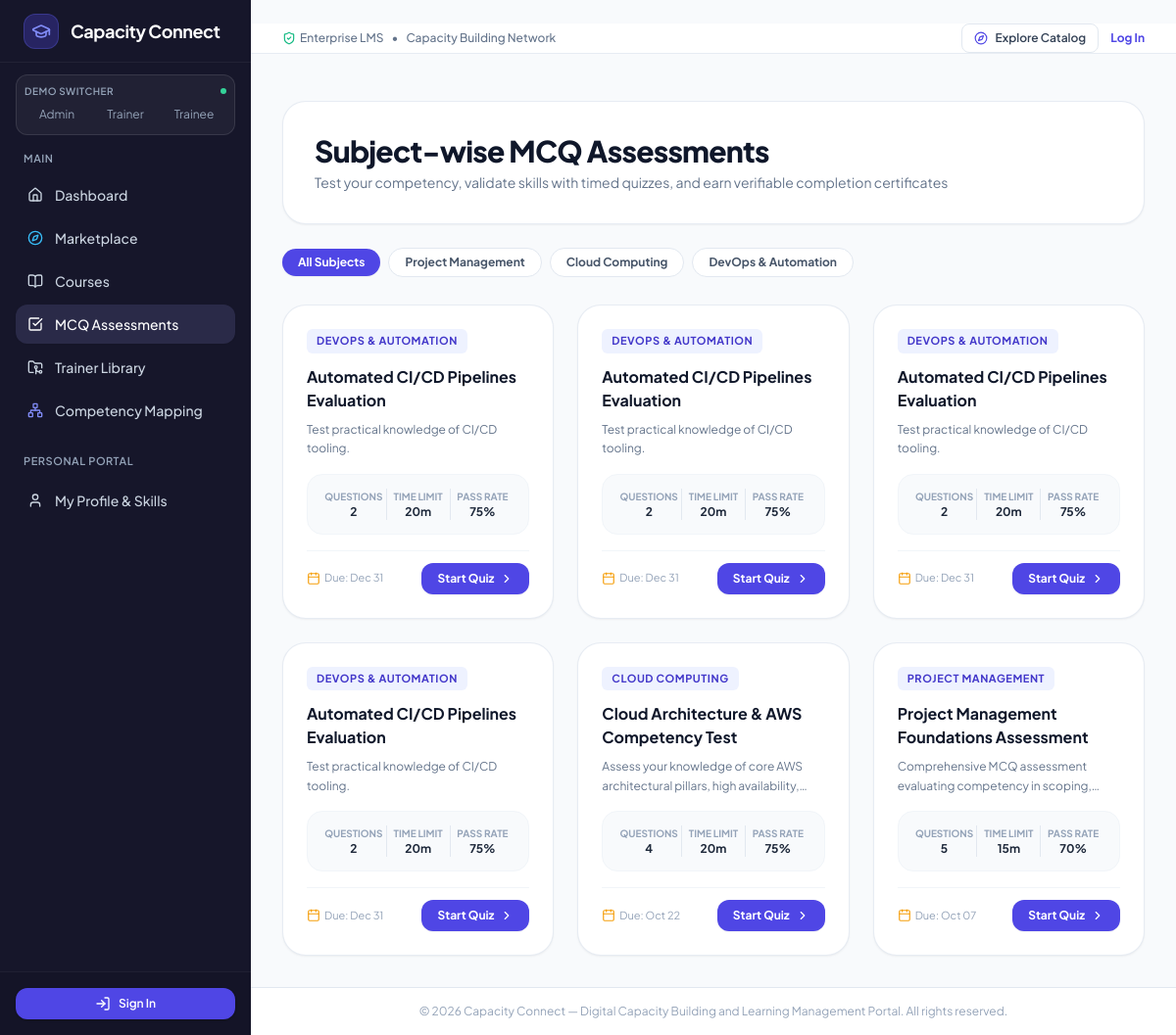
The page /assessments on the database its author committed.
### models.py (models this page shows)
class Assessment(db.Model):
    __tablename__ = 'assessments'
    id = db.Column(db.Integer, primary_key=True)
    title = db.Column(db.String(200), nullable=False)
    subject = db.Column(db.String(100), nullable=False)
    description = db.Column(db.Text, default='')
    course_id = db.Column(db.Integer, db.ForeignKey('courses.id'), nullable=True)
    trainer_id = db.Column(db.Integer, db.ForeignKey('users.id'), nullable=False)
    time_limit_minutes = db.Column(db.Integer, default=15)
    passing_score = db.Column(db.Integer, default=70)  # percentage
    deadline = db.Column(db.DateTime, nullable=True)
    is_active = db.Column(db.Boolean, default=True)
    created_at = db.Column(db.DateTime, default=utcnow)
    questions = db.relationship('Question', backref='assessment', lazy='dynamic', cascade="all, delete-orphan")
    submissions = db.relationship('Submission', backref='assessment', lazy='dynamic', cascade="all, delete-orphan")
    trainer = db.relationship('User', foreign_keys=[trainer_id], backref='created_assessments')
    @property
    def question_count(self):
        return self.questions.count()

### routes/assessments.py (the view)
@assessments_bp.route('')
def list_assessments():
    subject = request.args.get('subject', '').strip()
    query = Assessment.query.filter_by(is_active=True)
    if subject:
        query = query.filter_by(subject=subject)
    all_assessments = query.order_by(Assessment.created_at.desc()).all()
    subjects = db.session.query(Assessment.subject).distinct().all()
    subjects = [s[0] for s in subjects if s[0]]
    user_id = session.get('user_id')
    user_submissions = {}
    if user_id:
        subs = Submission.query.filter_by(user_id=user_id).all()
        for s in subs:
            if s.assessment_id not in user_submissions or s.score > user_submissions[s.assessment_id].score:
                user_submissions[s.assessment_id] = s
    return render_template('assessments/list.html',
                           assessments=all_assessments,
                           subjects=subjects,
                           selected_sub=subject,
                           user_submissions=user_submissions)

### templates/assessments/list.html (shortened to what this page needs)
﻿{% extends "base.html" %}
{% block content %}
<div class="max-w-7xl mx-auto space-y-6">
  <div class="bg-white rounded-3xl p-6 md:p-8 border border-slate-200/80 shadow-sm flex flex-col md:flex-row items-start md:items-center justify-between gap-4">
    <div>
      <h1 class="text-2xl md:text-3xl font-extrabold text-slate-900 tracking-tight">Subject-wise MCQ Assessments</h1>
      <p class="text-xs md:text-sm text-slate-500 mt-1">Test your competency, validate skills with timed quizzes, and earn verifiable completion certificates</p>
    </div>
  </div>
  <div class="flex items-center gap-2 overflow-x-auto pb-1 custom-scrollbar">
    <a href="{{ url_for('assessments.list_assessments') }}" class="px-4 py-1.5 rounded-full text-xs font-bold whitespace-nowrap transition {% if not selected_sub %}bg-indigo-600 text-white shadow-sm{% else %}bg-white border border-slate-200 text-slate-600 hover:bg-slate-50{% endif %}">
      All Subjects
    </a>
    {% for sub in subjects %}
      <a href="{{ url_for('assessments.list_assessments', subject=sub) }}" class="px-4 py-1.5 rounded-full text-xs font-bold whitespace-nowrap transition {% if selected_sub == sub %}bg-indigo-600 text-white shadow-sm{% else %}bg-white border border-slate-200 text-slate-600 hover:bg-slate-50{% endif %}">
        {{ sub }}
      </a>
    {% endfor %}
  </div>
  <div class="grid grid-cols-1 md:grid-cols-2 lg:grid-cols-3 gap-6">
    {% for asm in assessments %}
      <div class="bg-white rounded-3xl p-6 border border-slate-200/80 shadow-sm hover:border-indigo-200 hover:shadow-md transition flex flex-col">
        <div class="flex items-center justify-between gap-2 mb-3">
          <span class="text-[11px] font-bold uppercase tracking-wider px-2.5 py-1 rounded-md bg-indigo-50 text-indigo-700">
            {{ asm.subject }}
          </span>
        </div>
        <h3 class="font-bold text-slate-900 text-base mb-2">{{ asm.title }}</h3>
        <p class="text-xs text-slate-500 leading-relaxed line-clamp-2 mb-4 flex-1">
          {{ asm.description or 'Evaluates foundational and applied concepts for this subject area.' }}
        </p>
        <div class="bg-slate-50 rounded-2xl p-3.5 border border-slate-100 mb-4 grid grid-cols-3 text-center text-xs">
          <div>
            <span class="text-slate-400 block text-[10px] uppercase font-bold">Questions</span>
            <span class="font-bold text-slate-800">{{ asm.question_count }}</span>
          </div>
          <div class="border-x border-slate-200">
            <span class="text-slate-400 block text-[10px] uppercase font-bold">Time Limit</span>
            <span class="font-bold text-slate-800">{{ asm.time_limit_minutes }}m</span>
          </div>
          <div>
            <span class="text-slate-400 block text-[10px] uppercase font-bold">Pass Rate</span>
            <span class="font-bold text-slate-800">{{ asm.passing_score }}%</span>
          </div>
        </div>
        <div class="pt-3 border-t border-slate-100 flex items-center justify-between mt-auto">
          {% if asm.deadline %}
            <span class="text-[11px] text-slate-400 flex items-center gap-1">
              <i data-lucide="calendar" class="w-3.5 h-3.5 text-amber-500"></i>
              Due: {{ asm.deadline.strftime('%b %d') }}
            </span>
          {% else %}
            <span class="text-[11px] text-slate-400">Self-Paced</span>
          {% endif %}
          <a href="{{ url_for('assessments.take_assessment', assessment_id=asm.id) }}" class="px-4 py-2 bg-indigo-600 hover:bg-indigo-700 text-white font-bold rounded-xl text-xs shadow-sm transition flex items-center gap-1.5">
            <span>{% if asm.id in user_submissions %}Retake Quiz{% else %}Start Quiz{% endif %}</span>
            <i data-lucide="chevron-right" class="w-3.5 h-3.5"></i>
          </a>
        </div>
      </div>
    {% endfor %}
  </div>
</div>
{% endblock %}

### templates/base.html (shortened to what this page needs)
<!DOCTYPE html>
<html lang="en" class="h-full bg-slate-50">
<head>
  <script src="https://cdn.tailwindcss.com"></script>
</head>
<body class="h-full flex flex-col antialiased text-slate-800">
  <div class="min-h-full flex">
    <aside id="sidebar" class="w-64 bg-[#16162a] text-slate-300 flex flex-col fixed inset-y-0 z-50 transition-transform duration-300 -translate-x-full md:translate-x-0">
      <div class="h-16 flex items-center gap-3 px-6 border-b border-white/5">
        <div class="w-9 h-9 rounded-xl bg-indigo-600/30 flex items-center justify-center text-indigo-400 border border-indigo-500/30">
          <i data-lucide="graduation-cap" class="w-5 h-5"></i>
        </div>
        <a href="{{ url_for('home') }}" class="font-bold text-lg text-white tracking-tight flex items-center gap-1.5">
          <span>Capacity Connect</span>
        </a>
      </div>
      <div class="mx-4 mt-3 p-2 rounded-xl bg-white/5 border border-white/10 text-xs text-slate-300">
        <div class="text-[10px] uppercase tracking-wider font-semibold text-slate-400 mb-1 flex items-center justify-between">
          <span>Demo Switcher</span>
          <span class="w-1.5 h-1.5 rounded-full bg-emerald-400 animate-pulse"></span>
        </div>
        <div class="grid grid-cols-3 gap-1">
          <a href="{{ url_for('auth.quick_login', role='admin') }}" class="px-1.5 py-1 text-center rounded {% if current_user and current_user.role == 'admin' %}bg-indigo-600 text-white font-semibold{% else %}hover:bg-white/10 text-slate-400{% endif %}">Admin</a>
          <a href="{{ url_for('auth.quick_login', role='trainer') }}" class="px-1.5 py-1 text-center rounded {% if current_user and current_user.role == 'trainer' %}bg-indigo-600 text-white font-semibold{% else %}hover:bg-white/10 text-slate-400{% endif %}">Trainer</a>
          <a href="{{ url_for('auth.quick_login', role='trainee') }}" class="px-1.5 py-1 text-center rounded {% if current_user and current_user.role == 'trainee' %}bg-indigo-600 text-white font-semibold{% else %}hover:bg-white/10 text-slate-400{% endif %}">Trainee</a>
        </div>
      </div>
      <div class="flex-1 overflow-y-auto px-4 py-4 space-y-1 custom-scrollbar">
        <div class="px-2 mb-2 text-[11px] font-semibold uppercase tracking-wider text-slate-400">Main</div>
        <a href="{{ url_for('home') }}" class="flex items-center gap-3 px-3 py-2.5 rounded-xl text-sm font-medium transition-colors {% if request.endpoint in ['home', 'dashboard'] %}bg-[#2a2a48] text-white shadow-sm{% else %}hover:bg-white/5 hover:text-white text-slate-300{% endif %}">
          <i data-lucide="home" class="w-4 h-4"></i>
          <span>Dashboard</span>
        </a>
        <a href="{{ url_for('landing') }}" class="flex items-center gap-3 px-3 py-2.5 rounded-xl text-sm font-medium transition-colors hover:bg-white/5 hover:text-white text-slate-300">
          <i data-lucide="compass" class="w-4 h-4 text-sky-400"></i>
          <span>Marketplace</span>
        </a>
        <a href="{{ url_for('courses.list_courses') }}" class="flex items-center gap-3 px-3 py-2.5 rounded-xl text-sm font-medium transition-colors {% if request.endpoint and request.endpoint.startswith('courses.') %}bg-[#2a2a48] text-white shadow-sm{% else %}hover:bg-white/5 hover:text-white text-slate-300{% endif %}">
          <i data-lucide="book-open" class="w-4 h-4"></i>
          <span>Courses</span>
        </a>
        <a href="{{ url_for('assessments.list_assessments') }}" class="flex items-center gap-3 px-3 py-2.5 rounded-xl text-sm font-medium transition-colors {% if request.endpoint and request.endpoint.startswith('assessments.') %}bg-[#2a2a48] text-white shadow-sm{% else %}hover:bg-white/5 hover:text-white text-slate-300{% endif %}">
          <i data-lucide="check-square" class="w-4 h-4"></i>
          <span>MCQ Assessments</span>
        </a>
        <a href="{{ url_for('library.index') }}" class="flex items-center gap-3 px-3 py-2.5 rounded-xl text-sm font-medium transition-colors {% if request.endpoint and request.endpoint.startswith('library.') %}bg-[#2a2a48] text-white shadow-sm{% else %}hover:bg-white/5 hover:text-white text-slate-300{% endif %}">
          <i data-lucide="folder-git-2" class="w-4 h-4"></i>
          <span>Trainer Library</span>
        </a>
        <a href="{{ url_for('competency.matrix') }}" class="flex items-center gap-3 px-3 py-2.5 rounded-xl text-sm font-medium transition-colors {% if request.endpoint and request.endpoint.startswith('competency.') %}bg-[#2a2a48] text-white shadow-sm{% else %}hover:bg-white/5 hover:text-white text-slate-300{% endif %}">
          <i data-lucide="network" class="w-4 h-4 text-indigo-400"></i>
          <span>Competency Mapping</span>
        </a>
        <div class="pt-5 pb-2 px-2 text-[11px] font-semibold uppercase tracking-wider text-slate-400">
          {% if current_user and current_user.is_admin %}
            Admin Console
          {% elif current_user and current_user.is_trainer %}
            Trainer Console
          {% else %}
            Personal Portal
          {% endif %}
        </div>
        <a href="{{ url_for('profile.view_profile') }}" class="flex items-center gap-3 px-3 py-2.5 rounded-xl text-sm font-medium transition-colors {% if request.endpoint == 'profile.view_profile' %}bg-[#2a2a48] text-white shadow-sm{% else %}hover:bg-white/5 hover:text-white text-slate-300{% endif %}">
          <i data-lucide="user" class="w-4 h-4"></i>
          <span>My Profile & Skills</span>
        </a>
      </div>
      <div class="p-4 border-t border-white/5 bg-[#121224]/50">
        {% if current_user %}
          <div class="flex items-center gap-3 mb-3">
            <div class="w-10 h-10 rounded-full bg-indigo-900/60 border border-indigo-500/30 text-white font-bold flex items-center justify-center text-sm shadow-inner">
              {{ current_user.initials }}
            </div>
            <div class="flex-1 min-w-0">
              <div class="text-sm font-semibold text-white truncate">{{ current_user.name }}</div>
              <div class="text-xs text-slate-400 capitalize flex items-center gap-1.5">
                <span class="w-1.5 h-1.5 rounded-full {% if current_user.is_admin %}bg-purple-400{% elif current_user.is_trainer %}bg-amber-400{% else %}bg-emerald-400{% endif %}"></span>
                {{ current_user.role }}
              </div>
            </div>
          </div>
          <a href="{{ url_for('auth.logout') }}" class="flex items-center gap-2 text-xs text-slate-400 hover:text-rose-400 font-medium transition-colors px-1 py-1">
            <i data-lucide="log-out" class="w-4 h-4"></i>
            <span>Sign out</span>
          </a>
        {% else %}
          <a href="{{ url_for('auth.login') }}" class="w-full flex items-center justify-center gap-2 py-2 px-3 rounded-xl bg-indigo-600 hover:bg-indigo-700 text-white text-xs font-semibold shadow">
            <i data-lucide="log-in" class="w-4 h-4"></i>
            <span>Sign In</span>
          </a>
        {% endif %}
      </div>
    </aside>
    <div class="flex-1 flex flex-col md:pl-64 min-w-0">
      <header class="h-16 bg-white border-b border-slate-200/80 flex items-center justify-between px-4 md:px-8 sticky top-0 z-30">
        <div class="flex items-center gap-3">
          <div class="hidden sm:flex items-center gap-2 text-xs font-medium text-slate-500">
            <span class="flex items-center gap-1"><i data-lucide="shield-check" class="w-3.5 h-3.5 text-emerald-500"></i> Enterprise LMS</span>
            <span>&bull;</span>
            <span>Capacity Building Network</span>
          </div>
        </div>
        <div class="flex items-center gap-3">
          <a href="{{ url_for('courses.list_courses') }}" class="hidden sm:inline-flex items-center gap-2 text-xs font-semibold px-3 py-1.5 rounded-lg border border-slate-200 text-slate-700 hover:bg-slate-50 transition">
            <i data-lucide="compass" class="w-3.5 h-3.5 text-indigo-600"></i>
            <span>Explore Catalog</span>
          </a>
          {% if current_user %}
            <div class="flex items-center gap-2 pl-2 border-l border-slate-200">
              <span class="text-xs font-medium text-slate-600 hidden sm:inline">Signed in as <strong class="text-slate-900">{{ current_user.name }}</strong></span>
              <span class="text-[11px] font-semibold uppercase px-2 py-0.5 rounded-full {% if current_user.is_admin %}bg-purple-100 text-purple-700{% elif current_user.is_trainer %}bg-amber-100 text-amber-700{% else %}bg-emerald-100 text-emerald-700{% endif %}">
                {{ current_user.role }}
              </span>
            </div>
          {% else %}
            <a href="{{ url_for('auth.login') }}" class="text-xs font-bold text-indigo-600 hover:text-indigo-700">Log In</a>
          {% endif %}
        </div>
      </header>
      <div class="px-4 md:px-8 pt-4">
      </div>
      <main class="flex-1 p-4 md:p-8">
        {% block content %}{% endblock %}
      </main>
      <footer class="bg-white border-t border-slate-200 py-4 px-6 text-center text-xs text-slate-400">
        &copy; 2026 Capacity Connect &mdash; Digital Capacity Building and Learning Management Portal. All rights reserved.
      </footer>
    </div>
  </div>
</body>
</html>

### templates/base.html (style rules this page uses)
body { font-family: 'Plus Jakarta Sans', sans-serif; }

### rows shown on the page
Assessment: subject "DEVOPS & AUTOMATION", title "Automated CI/CD Pipelines Evaluation", description "Test practical knowledge of CI/CD tooling.", question_count "2", time_limit_minutes "20", passing_score "75", deadline "Dec 31", shows "Start Quiz"
Assessment: subject "DEVOPS & AUTOMATION", title "Automated CI/CD Pipelines Evaluation", description "Test practical knowledge of CI/CD tooling.", question_count "2", time_limit_minutes "20", passing_score "75", deadline "Dec 31", shows "Start Quiz"
Assessment: subject "DEVOPS & AUTOMATION", title "Automated CI/CD Pipelines Evaluation", description "Test practical knowledge of CI/CD tooling.", question_count "2", time_limit_minutes "20", passing_score "75", deadline "Dec 31", shows "Start Quiz"
Assessment: subject "DEVOPS & AUTOMATION", title "Automated CI/CD Pipelines Evaluation", description "Test practical knowledge of CI/CD tooling.", question_count "2", time_limit_minutes "20", passing_score "75", deadline "Dec 31", shows "Start Quiz"
Assessment: subject "CLOUD COMPUTING", title "Cloud Architecture & AWS Competency Test", description "Assess your knowledge of core AWS architectural pillars, high…", question_count "4", time_limit_minutes "20", passing_score "75", deadline "Oct 22", shows "Start Quiz"
Assessment: subject "PROJECT MANAGEMENT", title "Project Management Foundations Assessment", description "Comprehensive MCQ assessment evaluating competency in…", question_count "5", time_limit_minutes "15", passing_score "70", deadline "Oct 07", shows "Start Quiz"

### other values the page prints
{{ sub }} "Project Management" "Cloud Computing" "DevOps & Automation"
